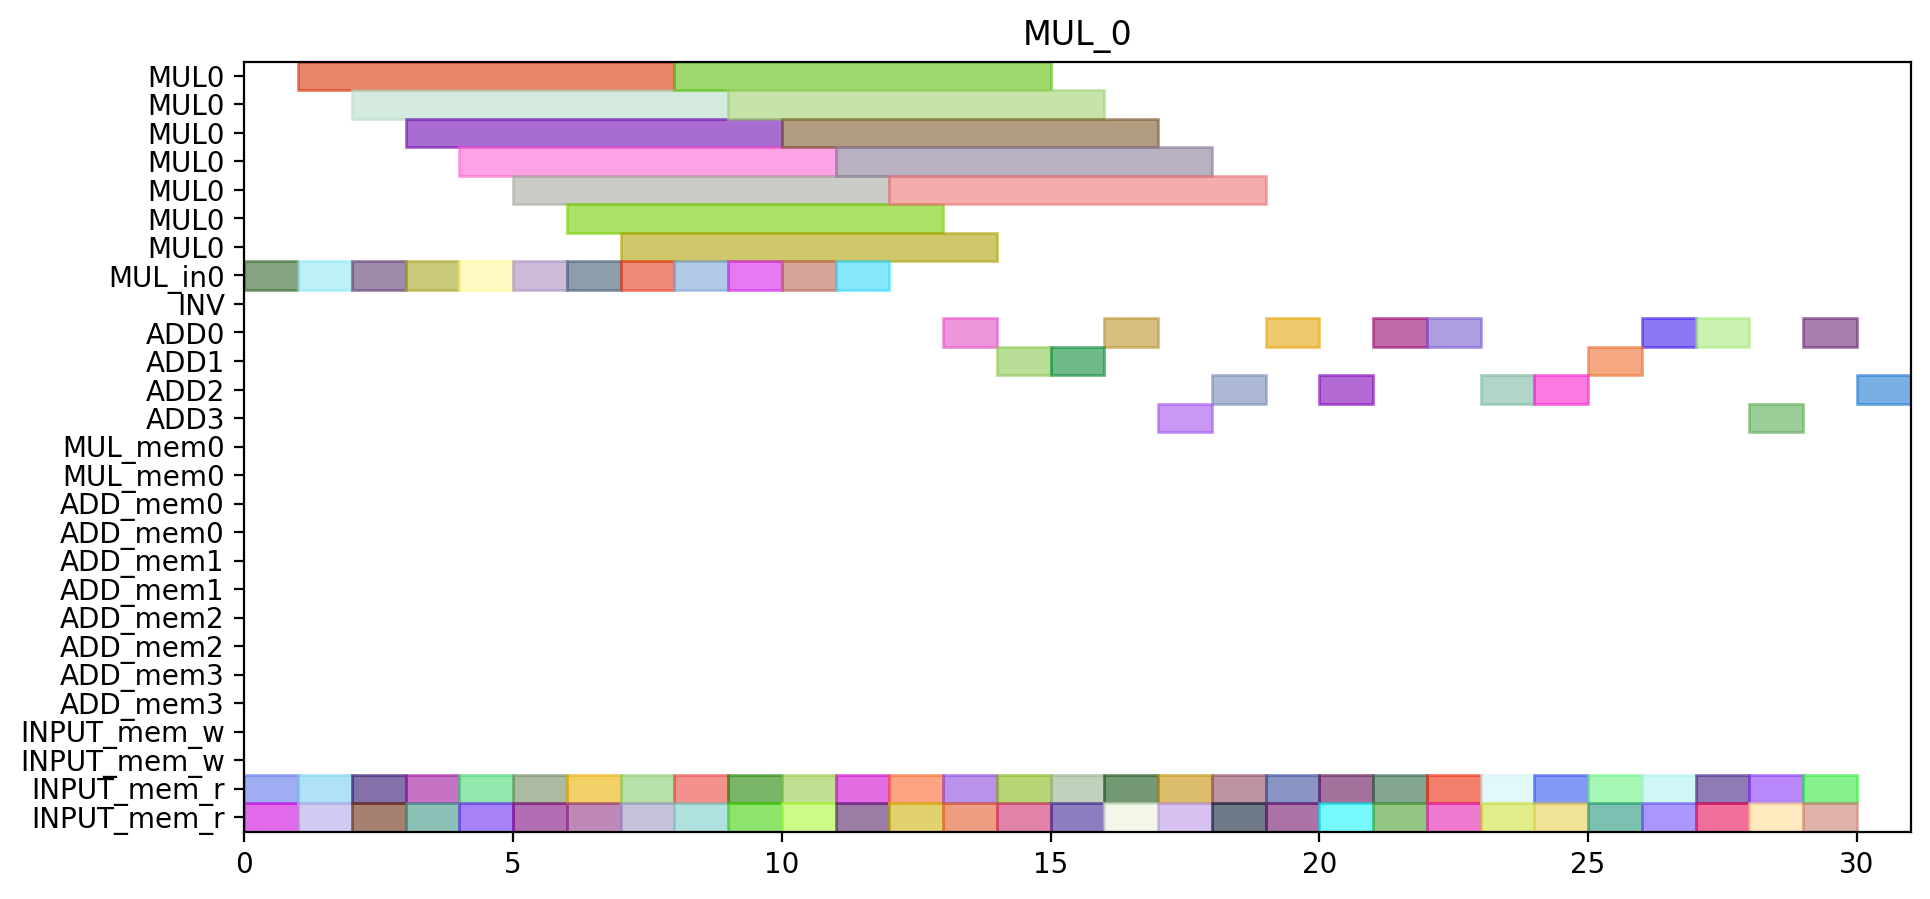

Write Python code to recreate this figure.
from pyschedule import Scenario, solvers, plotters, alt


def solve():
	horizon = 110
	S = Scenario("MUL_0", horizon=horizon)

	# resource
	MUL = S.Resources('MUL', num=1, size=7)
	MUL_in = S.Resources('MUL_in', num=1)
	INV = S.Resource('INV')
	ADD = S.Resources('ADD', num=4, periods=range(1, horizon))
	MUL_mem = S.Resources('MUL_mem', num=1, size=2)
	ADD_mem = S.Resources('ADD_mem', num=4, size=2)
	INPUT_mem_w = S.Resource('INPUT_mem_w', size=2)
	INPUT_mem_r = S.Resource('INPUT_mem_r', size=2)

	# result of previous scheduling

	# new tasks
	c_t0_t0_t0_in = S.Task('c_t0_t0_t0_in', length=1, delay_cost=1)
	c_t0_t0_t0_in += alt(MUL_in)
	c_t0_t0_t0 = S.Task('c_t0_t0_t0', length=7, delay_cost=1)
	c_t0_t0_t0 += alt(MUL)
	S += c_t0_t0_t0>=c_t0_t0_t0_in

	c_t0_t0_t0_mem0 = S.Task('c_t0_t0_t0_mem0', length=1, delay_cost=1)
	c_t0_t0_t0_mem0 += INPUT_mem_r
	S += c_t0_t0_t0_mem0 <= c_t0_t0_t0

	c_t0_t0_t0_mem1 = S.Task('c_t0_t0_t0_mem1', length=1, delay_cost=1)
	c_t0_t0_t0_mem1 += INPUT_mem_r
	S += c_t0_t0_t0_mem1 <= c_t0_t0_t0

	c_t0_t0_t1_in = S.Task('c_t0_t0_t1_in', length=1, delay_cost=1)
	c_t0_t0_t1_in += alt(MUL_in)
	c_t0_t0_t1 = S.Task('c_t0_t0_t1', length=7, delay_cost=1)
	c_t0_t0_t1 += alt(MUL)
	S += c_t0_t0_t1>=c_t0_t0_t1_in

	c_t0_t0_t1_mem0 = S.Task('c_t0_t0_t1_mem0', length=1, delay_cost=1)
	c_t0_t0_t1_mem0 += INPUT_mem_r
	S += c_t0_t0_t1_mem0 <= c_t0_t0_t1

	c_t0_t0_t1_mem1 = S.Task('c_t0_t0_t1_mem1', length=1, delay_cost=1)
	c_t0_t0_t1_mem1 += INPUT_mem_r
	S += c_t0_t0_t1_mem1 <= c_t0_t0_t1

	c_t0_t0_t2 = S.Task('c_t0_t0_t2', length=1, delay_cost=1)
	c_t0_t0_t2 += alt(ADD)

	c_t0_t0_t2_mem0 = S.Task('c_t0_t0_t2_mem0', length=1, delay_cost=1)
	c_t0_t0_t2_mem0 += INPUT_mem_r
	S += c_t0_t0_t2_mem0 <= c_t0_t0_t2

	c_t0_t0_t2_mem1 = S.Task('c_t0_t0_t2_mem1', length=1, delay_cost=1)
	c_t0_t0_t2_mem1 += INPUT_mem_r
	S += c_t0_t0_t2_mem1 <= c_t0_t0_t2

	c_t0_t0_t3 = S.Task('c_t0_t0_t3', length=1, delay_cost=1)
	c_t0_t0_t3 += alt(ADD)

	c_t0_t0_t3_mem0 = S.Task('c_t0_t0_t3_mem0', length=1, delay_cost=1)
	c_t0_t0_t3_mem0 += INPUT_mem_r
	S += c_t0_t0_t3_mem0 <= c_t0_t0_t3

	c_t0_t0_t3_mem1 = S.Task('c_t0_t0_t3_mem1', length=1, delay_cost=1)
	c_t0_t0_t3_mem1 += INPUT_mem_r
	S += c_t0_t0_t3_mem1 <= c_t0_t0_t3

	c_t0_t1_t0_in = S.Task('c_t0_t1_t0_in', length=1, delay_cost=1)
	c_t0_t1_t0_in += alt(MUL_in)
	c_t0_t1_t0 = S.Task('c_t0_t1_t0', length=7, delay_cost=1)
	c_t0_t1_t0 += alt(MUL)
	S += c_t0_t1_t0>=c_t0_t1_t0_in

	c_t0_t1_t0_mem0 = S.Task('c_t0_t1_t0_mem0', length=1, delay_cost=1)
	c_t0_t1_t0_mem0 += INPUT_mem_r
	S += c_t0_t1_t0_mem0 <= c_t0_t1_t0

	c_t0_t1_t0_mem1 = S.Task('c_t0_t1_t0_mem1', length=1, delay_cost=1)
	c_t0_t1_t0_mem1 += INPUT_mem_r
	S += c_t0_t1_t0_mem1 <= c_t0_t1_t0

	c_t0_t1_t1_in = S.Task('c_t0_t1_t1_in', length=1, delay_cost=1)
	c_t0_t1_t1_in += alt(MUL_in)
	c_t0_t1_t1 = S.Task('c_t0_t1_t1', length=7, delay_cost=1)
	c_t0_t1_t1 += alt(MUL)
	S += c_t0_t1_t1>=c_t0_t1_t1_in

	c_t0_t1_t1_mem0 = S.Task('c_t0_t1_t1_mem0', length=1, delay_cost=1)
	c_t0_t1_t1_mem0 += INPUT_mem_r
	S += c_t0_t1_t1_mem0 <= c_t0_t1_t1

	c_t0_t1_t1_mem1 = S.Task('c_t0_t1_t1_mem1', length=1, delay_cost=1)
	c_t0_t1_t1_mem1 += INPUT_mem_r
	S += c_t0_t1_t1_mem1 <= c_t0_t1_t1

	c_t0_t1_t2 = S.Task('c_t0_t1_t2', length=1, delay_cost=1)
	c_t0_t1_t2 += alt(ADD)

	c_t0_t1_t2_mem0 = S.Task('c_t0_t1_t2_mem0', length=1, delay_cost=1)
	c_t0_t1_t2_mem0 += INPUT_mem_r
	S += c_t0_t1_t2_mem0 <= c_t0_t1_t2

	c_t0_t1_t2_mem1 = S.Task('c_t0_t1_t2_mem1', length=1, delay_cost=1)
	c_t0_t1_t2_mem1 += INPUT_mem_r
	S += c_t0_t1_t2_mem1 <= c_t0_t1_t2

	c_t0_t1_t3 = S.Task('c_t0_t1_t3', length=1, delay_cost=1)
	c_t0_t1_t3 += alt(ADD)

	c_t0_t1_t3_mem0 = S.Task('c_t0_t1_t3_mem0', length=1, delay_cost=1)
	c_t0_t1_t3_mem0 += INPUT_mem_r
	S += c_t0_t1_t3_mem0 <= c_t0_t1_t3

	c_t0_t1_t3_mem1 = S.Task('c_t0_t1_t3_mem1', length=1, delay_cost=1)
	c_t0_t1_t3_mem1 += INPUT_mem_r
	S += c_t0_t1_t3_mem1 <= c_t0_t1_t3

	c_t0_t20 = S.Task('c_t0_t20', length=1, delay_cost=1)
	c_t0_t20 += alt(ADD)

	c_t0_t20_mem0 = S.Task('c_t0_t20_mem0', length=1, delay_cost=1)
	c_t0_t20_mem0 += INPUT_mem_r
	S += c_t0_t20_mem0 <= c_t0_t20

	c_t0_t20_mem1 = S.Task('c_t0_t20_mem1', length=1, delay_cost=1)
	c_t0_t20_mem1 += INPUT_mem_r
	S += c_t0_t20_mem1 <= c_t0_t20

	c_t0_t21 = S.Task('c_t0_t21', length=1, delay_cost=1)
	c_t0_t21 += alt(ADD)

	c_t0_t21_mem0 = S.Task('c_t0_t21_mem0', length=1, delay_cost=1)
	c_t0_t21_mem0 += INPUT_mem_r
	S += c_t0_t21_mem0 <= c_t0_t21

	c_t0_t21_mem1 = S.Task('c_t0_t21_mem1', length=1, delay_cost=1)
	c_t0_t21_mem1 += INPUT_mem_r
	S += c_t0_t21_mem1 <= c_t0_t21

	c_t0_t30 = S.Task('c_t0_t30', length=1, delay_cost=1)
	c_t0_t30 += alt(ADD)

	c_t0_t30_mem0 = S.Task('c_t0_t30_mem0', length=1, delay_cost=1)
	c_t0_t30_mem0 += INPUT_mem_r
	S += c_t0_t30_mem0 <= c_t0_t30

	c_t0_t30_mem1 = S.Task('c_t0_t30_mem1', length=1, delay_cost=1)
	c_t0_t30_mem1 += INPUT_mem_r
	S += c_t0_t30_mem1 <= c_t0_t30

	c_t0_t31 = S.Task('c_t0_t31', length=1, delay_cost=1)
	c_t0_t31 += alt(ADD)

	c_t0_t31_mem0 = S.Task('c_t0_t31_mem0', length=1, delay_cost=1)
	c_t0_t31_mem0 += INPUT_mem_r
	S += c_t0_t31_mem0 <= c_t0_t31

	c_t0_t31_mem1 = S.Task('c_t0_t31_mem1', length=1, delay_cost=1)
	c_t0_t31_mem1 += INPUT_mem_r
	S += c_t0_t31_mem1 <= c_t0_t31

	c_t1_t0_t0_in = S.Task('c_t1_t0_t0_in', length=1, delay_cost=1)
	c_t1_t0_t0_in += alt(MUL_in)
	c_t1_t0_t0 = S.Task('c_t1_t0_t0', length=7, delay_cost=1)
	c_t1_t0_t0 += alt(MUL)
	S += c_t1_t0_t0>=c_t1_t0_t0_in

	c_t1_t0_t0_mem0 = S.Task('c_t1_t0_t0_mem0', length=1, delay_cost=1)
	c_t1_t0_t0_mem0 += INPUT_mem_r
	S += c_t1_t0_t0_mem0 <= c_t1_t0_t0

	c_t1_t0_t0_mem1 = S.Task('c_t1_t0_t0_mem1', length=1, delay_cost=1)
	c_t1_t0_t0_mem1 += INPUT_mem_r
	S += c_t1_t0_t0_mem1 <= c_t1_t0_t0

	c_t1_t0_t1_in = S.Task('c_t1_t0_t1_in', length=1, delay_cost=1)
	c_t1_t0_t1_in += alt(MUL_in)
	c_t1_t0_t1 = S.Task('c_t1_t0_t1', length=7, delay_cost=1)
	c_t1_t0_t1 += alt(MUL)
	S += c_t1_t0_t1>=c_t1_t0_t1_in

	c_t1_t0_t1_mem0 = S.Task('c_t1_t0_t1_mem0', length=1, delay_cost=1)
	c_t1_t0_t1_mem0 += INPUT_mem_r
	S += c_t1_t0_t1_mem0 <= c_t1_t0_t1

	c_t1_t0_t1_mem1 = S.Task('c_t1_t0_t1_mem1', length=1, delay_cost=1)
	c_t1_t0_t1_mem1 += INPUT_mem_r
	S += c_t1_t0_t1_mem1 <= c_t1_t0_t1

	c_t1_t0_t2 = S.Task('c_t1_t0_t2', length=1, delay_cost=1)
	c_t1_t0_t2 += alt(ADD)

	c_t1_t0_t2_mem0 = S.Task('c_t1_t0_t2_mem0', length=1, delay_cost=1)
	c_t1_t0_t2_mem0 += INPUT_mem_r
	S += c_t1_t0_t2_mem0 <= c_t1_t0_t2

	c_t1_t0_t2_mem1 = S.Task('c_t1_t0_t2_mem1', length=1, delay_cost=1)
	c_t1_t0_t2_mem1 += INPUT_mem_r
	S += c_t1_t0_t2_mem1 <= c_t1_t0_t2

	c_t1_t0_t3 = S.Task('c_t1_t0_t3', length=1, delay_cost=1)
	c_t1_t0_t3 += alt(ADD)

	c_t1_t0_t3_mem0 = S.Task('c_t1_t0_t3_mem0', length=1, delay_cost=1)
	c_t1_t0_t3_mem0 += INPUT_mem_r
	S += c_t1_t0_t3_mem0 <= c_t1_t0_t3

	c_t1_t0_t3_mem1 = S.Task('c_t1_t0_t3_mem1', length=1, delay_cost=1)
	c_t1_t0_t3_mem1 += INPUT_mem_r
	S += c_t1_t0_t3_mem1 <= c_t1_t0_t3

	c_t1_t1_t0_in = S.Task('c_t1_t1_t0_in', length=1, delay_cost=1)
	c_t1_t1_t0_in += alt(MUL_in)
	c_t1_t1_t0 = S.Task('c_t1_t1_t0', length=7, delay_cost=1)
	c_t1_t1_t0 += alt(MUL)
	S += c_t1_t1_t0>=c_t1_t1_t0_in

	c_t1_t1_t0_mem0 = S.Task('c_t1_t1_t0_mem0', length=1, delay_cost=1)
	c_t1_t1_t0_mem0 += INPUT_mem_r
	S += c_t1_t1_t0_mem0 <= c_t1_t1_t0

	c_t1_t1_t0_mem1 = S.Task('c_t1_t1_t0_mem1', length=1, delay_cost=1)
	c_t1_t1_t0_mem1 += INPUT_mem_r
	S += c_t1_t1_t0_mem1 <= c_t1_t1_t0

	c_t1_t1_t1_in = S.Task('c_t1_t1_t1_in', length=1, delay_cost=1)
	c_t1_t1_t1_in += alt(MUL_in)
	c_t1_t1_t1 = S.Task('c_t1_t1_t1', length=7, delay_cost=1)
	c_t1_t1_t1 += alt(MUL)
	S += c_t1_t1_t1>=c_t1_t1_t1_in

	c_t1_t1_t1_mem0 = S.Task('c_t1_t1_t1_mem0', length=1, delay_cost=1)
	c_t1_t1_t1_mem0 += INPUT_mem_r
	S += c_t1_t1_t1_mem0 <= c_t1_t1_t1

	c_t1_t1_t1_mem1 = S.Task('c_t1_t1_t1_mem1', length=1, delay_cost=1)
	c_t1_t1_t1_mem1 += INPUT_mem_r
	S += c_t1_t1_t1_mem1 <= c_t1_t1_t1

	c_t1_t1_t2 = S.Task('c_t1_t1_t2', length=1, delay_cost=1)
	c_t1_t1_t2 += alt(ADD)

	c_t1_t1_t2_mem0 = S.Task('c_t1_t1_t2_mem0', length=1, delay_cost=1)
	c_t1_t1_t2_mem0 += INPUT_mem_r
	S += c_t1_t1_t2_mem0 <= c_t1_t1_t2

	c_t1_t1_t2_mem1 = S.Task('c_t1_t1_t2_mem1', length=1, delay_cost=1)
	c_t1_t1_t2_mem1 += INPUT_mem_r
	S += c_t1_t1_t2_mem1 <= c_t1_t1_t2

	c_t1_t1_t3 = S.Task('c_t1_t1_t3', length=1, delay_cost=1)
	c_t1_t1_t3 += alt(ADD)

	c_t1_t1_t3_mem0 = S.Task('c_t1_t1_t3_mem0', length=1, delay_cost=1)
	c_t1_t1_t3_mem0 += INPUT_mem_r
	S += c_t1_t1_t3_mem0 <= c_t1_t1_t3

	c_t1_t1_t3_mem1 = S.Task('c_t1_t1_t3_mem1', length=1, delay_cost=1)
	c_t1_t1_t3_mem1 += INPUT_mem_r
	S += c_t1_t1_t3_mem1 <= c_t1_t1_t3

	c_t1_t20 = S.Task('c_t1_t20', length=1, delay_cost=1)
	c_t1_t20 += alt(ADD)

	c_t1_t20_mem0 = S.Task('c_t1_t20_mem0', length=1, delay_cost=1)
	c_t1_t20_mem0 += INPUT_mem_r
	S += c_t1_t20_mem0 <= c_t1_t20

	c_t1_t20_mem1 = S.Task('c_t1_t20_mem1', length=1, delay_cost=1)
	c_t1_t20_mem1 += INPUT_mem_r
	S += c_t1_t20_mem1 <= c_t1_t20

	c_t1_t21 = S.Task('c_t1_t21', length=1, delay_cost=1)
	c_t1_t21 += alt(ADD)

	c_t1_t21_mem0 = S.Task('c_t1_t21_mem0', length=1, delay_cost=1)
	c_t1_t21_mem0 += INPUT_mem_r
	S += c_t1_t21_mem0 <= c_t1_t21

	c_t1_t21_mem1 = S.Task('c_t1_t21_mem1', length=1, delay_cost=1)
	c_t1_t21_mem1 += INPUT_mem_r
	S += c_t1_t21_mem1 <= c_t1_t21

	c_t1_t30 = S.Task('c_t1_t30', length=1, delay_cost=1)
	c_t1_t30 += alt(ADD)

	c_t1_t30_mem0 = S.Task('c_t1_t30_mem0', length=1, delay_cost=1)
	c_t1_t30_mem0 += INPUT_mem_r
	S += c_t1_t30_mem0 <= c_t1_t30

	c_t1_t30_mem1 = S.Task('c_t1_t30_mem1', length=1, delay_cost=1)
	c_t1_t30_mem1 += INPUT_mem_r
	S += c_t1_t30_mem1 <= c_t1_t30

	c_t1_t31 = S.Task('c_t1_t31', length=1, delay_cost=1)
	c_t1_t31 += alt(ADD)

	c_t1_t31_mem0 = S.Task('c_t1_t31_mem0', length=1, delay_cost=1)
	c_t1_t31_mem0 += INPUT_mem_r
	S += c_t1_t31_mem0 <= c_t1_t31

	c_t1_t31_mem1 = S.Task('c_t1_t31_mem1', length=1, delay_cost=1)
	c_t1_t31_mem1 += INPUT_mem_r
	S += c_t1_t31_mem1 <= c_t1_t31

	c_t2_t0_t0_in = S.Task('c_t2_t0_t0_in', length=1, delay_cost=1)
	c_t2_t0_t0_in += alt(MUL_in)
	c_t2_t0_t0 = S.Task('c_t2_t0_t0', length=7, delay_cost=1)
	c_t2_t0_t0 += alt(MUL)
	S += c_t2_t0_t0>=c_t2_t0_t0_in

	c_t2_t0_t0_mem0 = S.Task('c_t2_t0_t0_mem0', length=1, delay_cost=1)
	c_t2_t0_t0_mem0 += INPUT_mem_r
	S += c_t2_t0_t0_mem0 <= c_t2_t0_t0

	c_t2_t0_t0_mem1 = S.Task('c_t2_t0_t0_mem1', length=1, delay_cost=1)
	c_t2_t0_t0_mem1 += INPUT_mem_r
	S += c_t2_t0_t0_mem1 <= c_t2_t0_t0

	c_t2_t0_t1_in = S.Task('c_t2_t0_t1_in', length=1, delay_cost=1)
	c_t2_t0_t1_in += alt(MUL_in)
	c_t2_t0_t1 = S.Task('c_t2_t0_t1', length=7, delay_cost=1)
	c_t2_t0_t1 += alt(MUL)
	S += c_t2_t0_t1>=c_t2_t0_t1_in

	c_t2_t0_t1_mem0 = S.Task('c_t2_t0_t1_mem0', length=1, delay_cost=1)
	c_t2_t0_t1_mem0 += INPUT_mem_r
	S += c_t2_t0_t1_mem0 <= c_t2_t0_t1

	c_t2_t0_t1_mem1 = S.Task('c_t2_t0_t1_mem1', length=1, delay_cost=1)
	c_t2_t0_t1_mem1 += INPUT_mem_r
	S += c_t2_t0_t1_mem1 <= c_t2_t0_t1

	c_t2_t0_t2 = S.Task('c_t2_t0_t2', length=1, delay_cost=1)
	c_t2_t0_t2 += alt(ADD)

	c_t2_t0_t2_mem0 = S.Task('c_t2_t0_t2_mem0', length=1, delay_cost=1)
	c_t2_t0_t2_mem0 += INPUT_mem_r
	S += c_t2_t0_t2_mem0 <= c_t2_t0_t2

	c_t2_t0_t2_mem1 = S.Task('c_t2_t0_t2_mem1', length=1, delay_cost=1)
	c_t2_t0_t2_mem1 += INPUT_mem_r
	S += c_t2_t0_t2_mem1 <= c_t2_t0_t2

	c_t2_t0_t3 = S.Task('c_t2_t0_t3', length=1, delay_cost=1)
	c_t2_t0_t3 += alt(ADD)

	c_t2_t0_t3_mem0 = S.Task('c_t2_t0_t3_mem0', length=1, delay_cost=1)
	c_t2_t0_t3_mem0 += INPUT_mem_r
	S += c_t2_t0_t3_mem0 <= c_t2_t0_t3

	c_t2_t0_t3_mem1 = S.Task('c_t2_t0_t3_mem1', length=1, delay_cost=1)
	c_t2_t0_t3_mem1 += INPUT_mem_r
	S += c_t2_t0_t3_mem1 <= c_t2_t0_t3

	c_t2_t1_t0_in = S.Task('c_t2_t1_t0_in', length=1, delay_cost=1)
	c_t2_t1_t0_in += alt(MUL_in)
	c_t2_t1_t0 = S.Task('c_t2_t1_t0', length=7, delay_cost=1)
	c_t2_t1_t0 += alt(MUL)
	S += c_t2_t1_t0>=c_t2_t1_t0_in

	c_t2_t1_t0_mem0 = S.Task('c_t2_t1_t0_mem0', length=1, delay_cost=1)
	c_t2_t1_t0_mem0 += INPUT_mem_r
	S += c_t2_t1_t0_mem0 <= c_t2_t1_t0

	c_t2_t1_t0_mem1 = S.Task('c_t2_t1_t0_mem1', length=1, delay_cost=1)
	c_t2_t1_t0_mem1 += INPUT_mem_r
	S += c_t2_t1_t0_mem1 <= c_t2_t1_t0

	c_t2_t1_t1_in = S.Task('c_t2_t1_t1_in', length=1, delay_cost=1)
	c_t2_t1_t1_in += alt(MUL_in)
	c_t2_t1_t1 = S.Task('c_t2_t1_t1', length=7, delay_cost=1)
	c_t2_t1_t1 += alt(MUL)
	S += c_t2_t1_t1>=c_t2_t1_t1_in

	c_t2_t1_t1_mem0 = S.Task('c_t2_t1_t1_mem0', length=1, delay_cost=1)
	c_t2_t1_t1_mem0 += INPUT_mem_r
	S += c_t2_t1_t1_mem0 <= c_t2_t1_t1

	c_t2_t1_t1_mem1 = S.Task('c_t2_t1_t1_mem1', length=1, delay_cost=1)
	c_t2_t1_t1_mem1 += INPUT_mem_r
	S += c_t2_t1_t1_mem1 <= c_t2_t1_t1

	solvers.mip.solve(S,msg=1,kind='CPLEX',ratio_gap=1.01)

	solution = [['hoge']*len(S.solution()[1]) for i in range(len(S.solution()))]
	for i in range(len(S.solution())):
		for j in range(len(S.solution()[i])):
			solution[i][j]=str(S.solution()[i][j])
	print(solution)

	cycles = int(solution[-1][3])

	pic_file_name = "/mnt/rose/usr1/fukuda/pairing_automation_design2/bls12-381/scheduling/MUL_mul1_add4/MUL_0.png"
	if(S.solution() != []):
		plotters.matplotlib.plot(S,img_filename=pic_file_name, vertical_text=True, fig_size=(cycles*0.25+3, 5), show_task_labels=False)

	return solution
